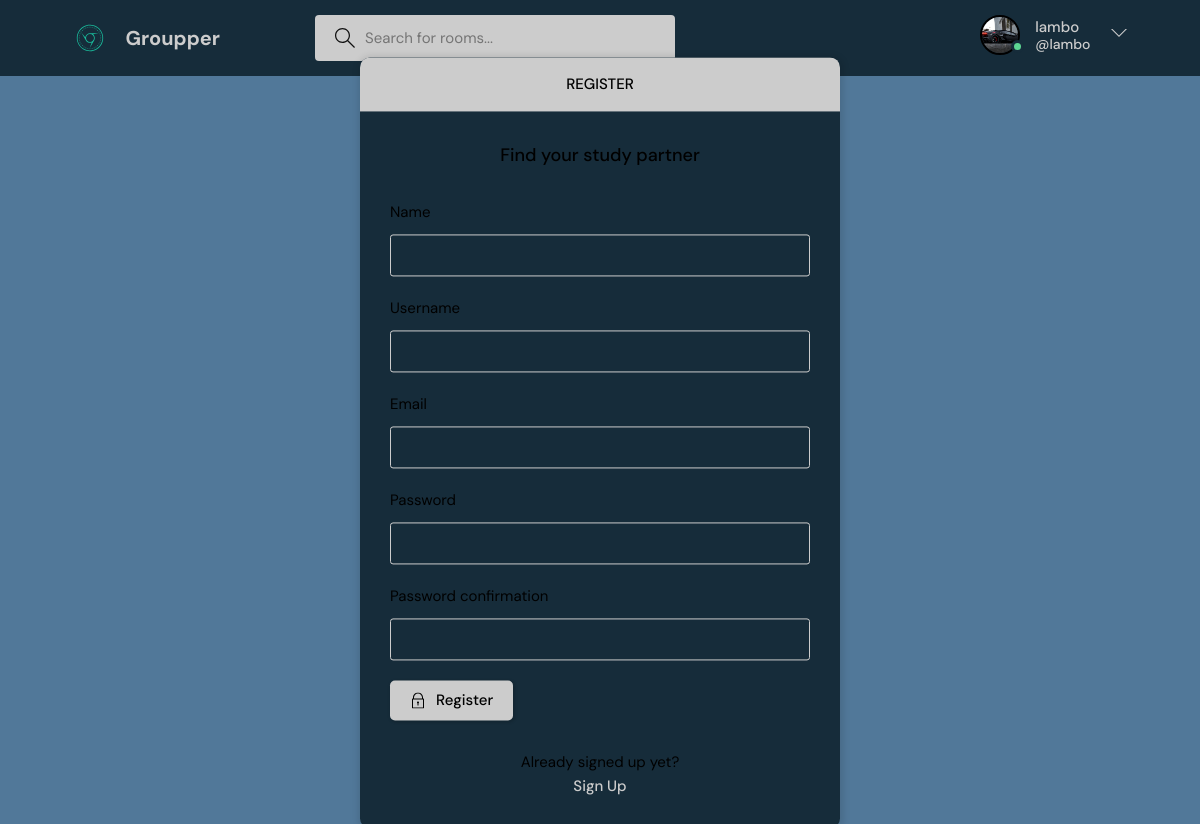
Page /register/ (signed in) on the committed database.
### base/models.py (models this page shows)
class User(AbstractUser):
   name = models.CharField(max_length=200, null=True)
   email = models.EmailField(unique=True, null=True)
   bio = models.TextField(null=True)
   avatar = models.ImageField(null=True, default="avatar.svg")
   USERNAME_FIELD = 'email'
   REQUIRED_FIELDS = []

### base/views.py (the view, shortened to what this page needs)
# urls.py: path('register/' , views.registerPage , name="register"),
def registerPage (request):
    form = MyUserCreationForm()
    return render (request , 'base/login_register.html' , {'form' : form })

### base/forms.py
class MyUserCreationForm(UserCreationForm):
    class Meta:
        model = User
        fields = ['name' , 'username' , 'email' , 'password1' , 'password2']

### base/templates/base/login_register.html (shortened to what this page needs)
{% extends 'main.html' %}
{% block content %}
    <main class="auth layout">
      {% if page  ==  'login' %}
      <div class="container">
        <div class="layout__box">
          <div class="layout__boxHeader">
            <div class="layout__boxTitle">
              <h3>Login</h3>
            </div>
          </div>
          <div class="layout__body">
            <h2 class="auth__tagline">Find your study partner</h2>
            <form class="form" method="POST" action="">
              {% csrf_token%}
              <div class="form__group form__group">
                <label for="room_name">Email</label>
                <input id="username" name="email" type="text" placeholder="e.g. dennis_ivy" />
              </div>
              <div class="form__group">
                <label for="password">Password</label>
                <input
                    id="password"
                  name="password"
                  type="password"
                  placeholder="&bull;&bull;&bull;&bull;&bull;&bull;&bull;&bull;"
                />
              </div>
              <button class="btn btn--main" type="submit">
                <svg
                  version="1.1"
                  xmlns="http://www.w3.org/2000/svg"
                  width="32"
                  height="32"
                  viewBox="0 0 32 32"
                >
                  <title>lock</title>
                  <path
                    d="M27 12h-1v-2c0-5.514-4.486-10-10-10s-10 4.486-10 10v2h-1c-0.553 0-1 0.447-1 1v18c0 0.553 0.447 1 1 1h22c0.553 0 1-0.447 1-1v-18c0-0.553-0.447-1-1-1zM8 10c0-4.411 3.589-8 8-8s8 3.589 8 8v2h-16v-2zM26 30h-20v-16h20v16z"
                  ></path>
                  <path
                    d="M15 21.694v4.306h2v-4.306c0.587-0.348 1-0.961 1-1.694 0-1.105-0.895-2-2-2s-2 0.895-2 2c0 0.732 0.413 1.345 1 1.694z"
                  ></path>
                </svg>
                Login
              </button>
            </form>
            <div class="auth__action">
              <p>Haven't signed up yet?</p>
              <a href="{% url 'register'%}" class="btn btn--link">Sign Up</a>
            </div>
          </div>
        </div>
      </div>
      {% else %}
      <div class="container">
        <div class="layout__box">
          <div class="layout__boxHeader">
            <div class="layout__boxTitle">
              <h3>Register</h3>
            </div>
          </div>
          <div class="layout__body">
            <h2 class="auth__tagline">Find your study partner</h2>
            <form class="form" method="POST" action="">
              {% for field in form %}
              <div class="form__group form__group">
                <label for="room_name">{{field.label}}</label>
                {{field}}
              </div>
              {% endfor%}
              <button class="btn btn--main" type="submit">
                Register
              </button>
            </form>
            <div class="auth__action">
              <p>Already signed up yet?</p>
              <a href="{% url 'login'%}" class="btn btn--link">Sign Up</a>
            </div>
          </div>
        </div>
      </div>
      {% endif %}
    </main>
{% endblock content %}

### templates/navbar.html (shortened to what this page needs)
{% load static  %}
   <header class="header header--loggedIn">
    <div class="container">
      <a href="{% url 'home' %}" class="header__logo">
        <img src="{% static 'images/logo3.svg' %}"/>
        <h1>Groupper</h1>
      </a>
      <form class="header__search" method="GET" action = "{% url 'home' %}" >
        <label>
          <input name="q" placeholder="Search for rooms..." />
        </label>
      </form>
      <nav class="header__menu">
        {% if request.user.is_authenticated %}
        <div class="header__user">
          <a href="{% url 'update-user'%}">
            <div class="avatar avatar--medium active">
              <img src="{{request.user.avatar.url}}" />
            </div>
            <p>{{request.user.username}}<span>@{{request.user.username}} </span></p>
          </a>
          <button class="dropdown-button">
            <svg version="1.1" xmlns="http://www.w3.org/2000/svg" width="32" height="32" viewBox="0 0 32 32">
              <title>chevron-down</title>
              <path d="M16 21l-13-13h-3l16 16 16-16h-3l-13 13z"></path>
            </svg>
          </button>
        </div>
        {% else %}
        <a href="{% url 'login' %}">
            <img src="{% static 'images/avatar.svg' %}" />
            <p>Login</p>
        </a>
        {% endif %}
      </nav>
    </div>
  </header>

### rows in the picture
User: user.avatar (picture), user.username "lambo"

### other values in the picture
{{ field.label }} "Name" "Username" "Email" "Password" "Password confirmation"
